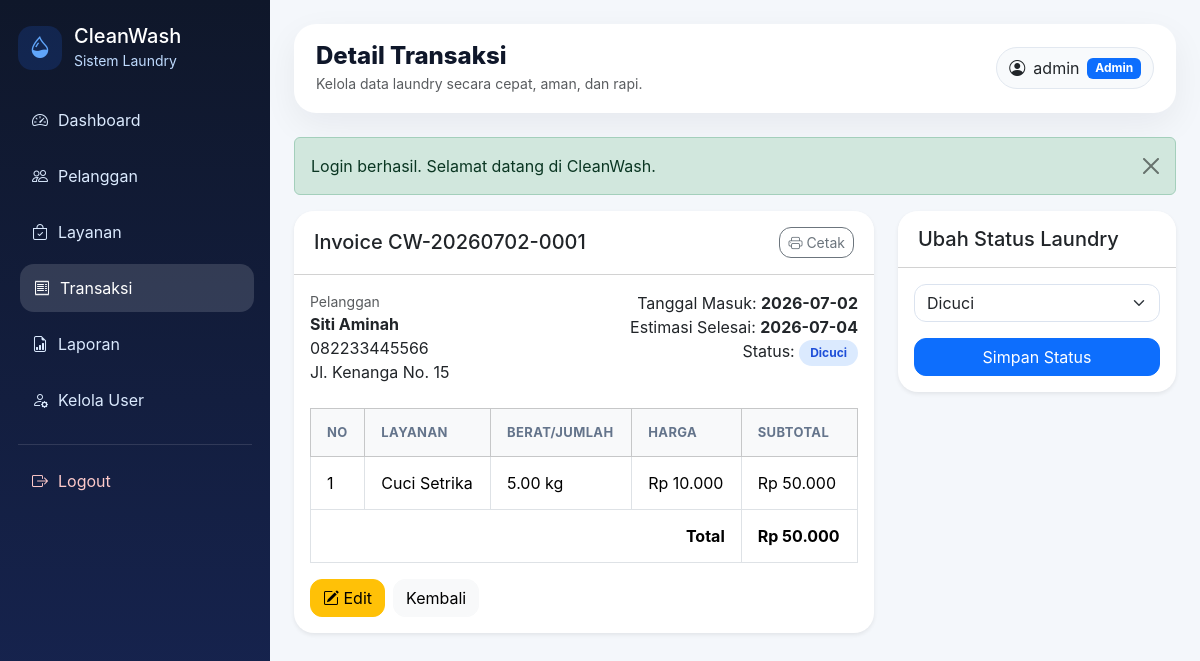
/index.php?page=admin/transaksi/detail&id=2 (signed in), run on the app's committed database.
### tables this page shows
CREATE TABLE `transaksi` (
  `id` int(11) NOT NULL,
  `kode_transaksi` varchar(30) NOT NULL,
  `pelanggan_id` int(11) NOT NULL,
  `tanggal_masuk` date NOT NULL,
  `tanggal_selesai_est` date NOT NULL,
  `status` enum('Menunggu','Dicuci','Dikeringkan','Disetrika','Selesai','Diambil') NOT NULL DEFAULT 'Menunggu',
  `total_harga` decimal(12,2) NOT NULL DEFAULT 0.00,
  `created_at` timestamp NOT NULL DEFAULT current_timestamp(),
  `updated_at` timestamp NOT NULL DEFAULT current_timestamp() ON UPDATE current_timestamp()
);

CREATE TABLE `pelanggan` (
  `id` int(11) NOT NULL,
  `user_id` int(11) NOT NULL,
  `nama` varchar(100) NOT NULL,
  `no_hp` varchar(20) NOT NULL,
  `alamat` text NOT NULL,
  `created_at` timestamp NOT NULL DEFAULT current_timestamp(),
  `updated_at` timestamp NOT NULL DEFAULT current_timestamp() ON UPDATE current_timestamp()
);

CREATE TABLE `detail_transaksi` (
  `id` int(11) NOT NULL,
  `transaksi_id` int(11) NOT NULL,
  `layanan_id` int(11) NOT NULL,
  `berat` decimal(8,2) NOT NULL,
  `harga` decimal(12,2) NOT NULL,
  `subtotal` decimal(12,2) NOT NULL,
  `created_at` timestamp NOT NULL DEFAULT current_timestamp()
);

CREATE TABLE `layanan` (
  `id` int(11) NOT NULL,
  `nama_layanan` varchar(100) NOT NULL,
  `satuan` varchar(20) NOT NULL DEFAULT 'kg',
  `harga` decimal(12,2) NOT NULL,
  `estimasi_hari` int(11) NOT NULL DEFAULT 2,
  `status` enum('Aktif','Nonaktif') NOT NULL DEFAULT 'Aktif',
  `created_at` timestamp NOT NULL DEFAULT current_timestamp(),
  `updated_at` timestamp NOT NULL DEFAULT current_timestamp() ON UPDATE current_timestamp()
);

### controllers/BaseController.php (called while the page is built, shortened)
<?php
abstract class BaseController
{
    protected function view(string $view, array $data = []): void
    {
        extract($data);
        $viewFile = __DIR__ . '/../views/' . $view . '.php';
        require __DIR__ . '/../views/layouts/header.php';
        require $viewFile;
        require __DIR__ . '/../views/layouts/footer.php';
    }
}

### controllers/TransaksiController.php (called while the page is built, shortened)
<?php
class TransaksiController extends BaseController
{
    private Transaksi $transaksiModel;
    public function __construct(mysqli $db, Auth $auth)
    {
        $this->transaksiModel = new Transaksi($db);
    }
    public function detail(): void
    {
        $id = (int)($_GET['id'] ?? 0);
        $data = $this->transaksiModel->getById($id);
        $this->view('admin/transaksi/detail', [
            'title' => 'Detail Transaksi',
            'data' => $data,
            'detail' => $this->transaksiModel->getDetail($id),
            'statuses' => Transaksi::STATUSES,
        ]);
    }
}

### index.php (called while the page is built, shortened)
<?php
require_once __DIR__ . '/config/helpers.php';
require_once __DIR__ . '/models/Transaksi.php';
require_once __DIR__ . '/controllers/BaseController.php';
require_once __DIR__ . '/controllers/AdminController.php';
require_once __DIR__ . '/controllers/TransaksiController.php';
try {
    $db = (new Database())->getConnection();
    $userModel = new User($db);
    $auth = new Auth($userModel);
    $page = $_GET['page'] ?? 'login';
    match ($page) {
        'login' => (new AuthController($db, $auth))->login(),
        'register' => (new AuthController($db, $auth))->register(),
        'logout' => (new AuthController($db, $auth))->logout(),
        'admin/dashboard' => (new AdminController($db, $auth))->dashboard(),
        'admin/pelanggan' => (new PelangganController($db, $auth))->index(),
        'admin/pelanggan/create' => (new PelangganController($db, $auth))->create(),
        'admin/pelanggan/edit' => (new PelangganController($db, $auth))->edit(),
        'admin/pelanggan/delete' => (new PelangganController($db, $auth))->delete(),
        'admin/layanan' => (new LayananController($db, $auth))->index(),
        'admin/layanan/create' => (new LayananController($db, $auth))->create(),
        'admin/layanan/edit' => (new LayananController($db, $auth))->edit(),
        'admin/layanan/delete' => (new LayananController($db, $auth))->delete(),
        'admin/transaksi' => (new TransaksiController($db, $auth))->index(),
        'admin/transaksi/create' => (new TransaksiController($db, $auth))->create(),
        'admin/transaksi/edit' => (new TransaksiController($db, $auth))->edit(),
        'admin/transaksi/detail' => (new TransaksiController($db, $auth))->detail(),
        'admin/transaksi/status' => (new TransaksiController($db, $auth))->updateStatus(),
        'admin/transaksi/delete' => (new TransaksiController($db, $auth))->delete(),
        'admin/laporan' => (new LaporanController($db, $auth))->index(),
        'admin/users' => (new UserController($db, $auth))->index(),
        'admin/users/role' => (new UserController($db, $auth))->updateRole(),
        'pelanggan/dashboard' => (new CustomerController($db, $auth))->dashboard(),
        'pelanggan/status' => (new CustomerController($db, $auth))->status(),
        'pelanggan/riwayat' => (new CustomerController($db, $auth))->riwayat(),
        'pelanggan/profil' => (new CustomerController($db, $auth))->profil(),
        default => redirect($auth->check() ? ($_SESSION['user']['role'] === 'admin' ? 'admin/dashboard' : 'pelanggan/dashboard') : 'login'),
    };
} catch (Throwable $e) {
    http_response_code(500);
    $message = e($e->getMessage());
    ?>
    <!doctype html>
    <html lang="id">
    <head>
        <meta charset="utf-8">
        <meta name="viewport" content="width=device-width, initial-scale=1">
        <title>Kesalahan Aplikasi - CleanWash</title>
        <link href="https://cdn.jsdelivr.net/npm/bootstrap@5.3.3/dist/css/bootstrap.min.css" rel="stylesheet">
        <link href="assets/css/style.css" rel="stylesheet">
    </head>
    <body class="bg-light">
        <div class="container py-5">
            <div class="row justify-content-center">
                <div class="col-lg-7">
                    <div class="card border-0 shadow-sm">
                        <div class="card-body p-4 p-md-5">
                            <h3 class="fw-bold text-danger mb-3">Aplikasi belum bisa dijalankan</h3>
                            <p class="mb-3"><?= $message ?></p>
                            <div class="alert alert-info">
                                <strong>Solusi cepat:</strong> pastikan MySQL XAMPP aktif dan database <code>db_laundry</code> sudah dibuat dengan menjalankan script <code>database/laundry.sql</code> melalui CMD/Shell XAMPP.
                            </div>
                            <a href="README.md" class="btn btn-primary">Lihat README</a>
                        </div>
                    </div>
                </div>
            </div>
        </div>
    </body>
    </html>
    <?php
}

### models/Transaksi.php (called while the page is built, shortened)
<?php
class Transaksi
{
    private mysqli $db;
    public function __construct(mysqli $db)
    {
        $this->db = $db;
    }
    public function getById(int $id): ?array
    {
        $sql = "SELECT t.*, p.nama AS nama_pelanggan, p.no_hp, p.alamat, u.email
                FROM transaksi t
                JOIN pelanggan p ON t.pelanggan_id = p.id
                JOIN users u ON p.user_id = u.id
                WHERE t.id = ? LIMIT 1";
        $stmt = $this->db->prepare($sql);
        $stmt->bind_param('i', $id);
        $stmt->execute();
        $row = $stmt->get_result()->fetch_assoc();
        return $row ?: null;
    }
    public function getDetail(int $transaksiId): array
    {
        $sql = "SELECT dt.*, l.nama_layanan, l.satuan
                FROM detail_transaksi dt
                JOIN layanan l ON dt.layanan_id = l.id
                WHERE dt.transaksi_id = ?
                ORDER BY dt.id ASC";
        $stmt = $this->db->prepare($sql);
        $stmt->bind_param('i', $transaksiId);
        $stmt->execute();
        return $stmt->get_result()->fetch_all(MYSQLI_ASSOC);
    }
}

### views/admin/transaksi/detail.php (the view, shortened to what this page needs)
<div class="row g-4">
    <div class="col-lg-8">
        <div class="card border-0 shadow-sm">
            <div class="card-header bg-white d-flex justify-content-between align-items-center">
                <h5 class="mb-0">Invoice <?= e($data['kode_transaksi']) ?></h5>
                <button class="btn btn-outline-secondary btn-sm" onclick="window.print()"><i class="bi bi-printer"></i> Cetak</button>
            </div>
            <div class="card-body">
                <div class="row mb-4">
                    <div class="col-md-6">
                        <div class="text-muted small">Pelanggan</div>
                        <div class="fw-bold"><?= e($data['nama_pelanggan']) ?></div>
                        <div><?= e($data['no_hp']) ?></div>
                        <div><?= e($data['alamat']) ?></div>
                    </div>
                    <div class="col-md-6 text-md-end">
                        <div>Tanggal Masuk: <strong><?= e($data['tanggal_masuk']) ?></strong></div>
                        <div>Estimasi Selesai: <strong><?= e($data['tanggal_selesai_est']) ?></strong></div>
                        <div>Status: <span class="badge status-badge status-<?= strtolower($data['status']) ?>"><?= e($data['status']) ?></span></div>
                    </div>
                </div>
                <div class="table-responsive">
                    <table class="table table-bordered">
                        <thead class="table-light"><tr><th>No</th><th>Layanan</th><th>Berat/Jumlah</th><th>Harga</th><th>Subtotal</th></tr></thead>
                        <tbody>
                        <?php foreach ($detail as $i => $row): ?>
                            <tr>
                                <td><?= $i + 1 ?></td>
                                <td><?= e($row['nama_layanan']) ?></td>
                                <td><?= e($row['berat']) ?> <?= e($row['satuan']) ?></td>
                                <td><?= rupiah($row['harga']) ?></td>
                                <td><?= rupiah($row['subtotal']) ?></td>
                            </tr>
                        <?php endforeach; ?>
                        </tbody>
                        <tfoot><tr><th colspan="4" class="text-end">Total</th><th><?= rupiah($data['total_harga']) ?></th></tr></tfoot>
                    </table>
                </div>
                <div class="d-flex gap-2 no-print">
                    <a class="btn btn-warning" href="index.php?page=admin/transaksi/edit&id=<?= e($data['id']) ?>"><i class="bi bi-pencil-square"></i> Edit</a>
                    <a class="btn btn-light" href="index.php?page=admin/transaksi">Kembali</a>
                </div>
            </div>
        </div>
    </div>
    <div class="col-lg-4 no-print">
        <div class="card border-0 shadow-sm">
            <div class="card-header bg-white"><h5 class="mb-0">Ubah Status Laundry</h5></div>
            <div class="card-body">
                <form method="post" action="index.php?page=admin/transaksi/status">
                    <select name="status" class="form-select mb-3">
                        <?php foreach ($statuses as $status): ?>
                            <option value="<?= e($status) ?>" <?= selected($data['status'], $status) ?>><?= e($status) ?></option>
                        <?php endforeach; ?>
                    </select>
                    <button class="btn btn-primary w-100" type="submit">Simpan Status</button>
                </form>
            </div>
        </div>
    </div>
</div>

### assets/css/style.css (style rules this page uses)
:root { --primary: #2563eb; --primary-dark: #1e40af; --bg-soft: #f4f7fb; --sidebar: #0f172a; --text-muted: #64748b; }
* { box-sizing: border-box; }
body { background: var(--bg-soft); font-family: Inter, system-ui, -apple-system, BlinkMacSystemFont, "Segoe UI", sans-serif; }
.card { border-radius: 20px; overflow: hidden; }
.card-header { padding: 16px 20px; }
.table thead th { font-size: 13px; text-transform: uppercase; letter-spacing: .03em; color: #64748b; }
.table td, .table th { padding: 14px 16px; }
.btn { border-radius: 12px; }
.form-control, .form-select { border-radius: 12px; border-color: #dbe3ef; }
.status-badge { border-radius: 999px; padding: 7px 11px; }
.status-dicuci { background: #dbeafe; color: #1d4ed8; }

### data on the page
transaksi: kode_transaksi "CW-20260702-0001", pelanggan.nama "Siti Aminah", pelanggan.no_hp "082233445566", pelanggan.alamat "Jl. Kenanga No. 15", tanggal_masuk "2026-07-02", tanggal_selesai_est "2026-07-04", status "Dicuci", total_harga "Rp 50.000"
detail_transaksi: layanan.nama_layanan "Cuci Setrika", berat "5.00", layanan.satuan "kg", harga "Rp 10.000", subtotal "Rp 50.000"

### other printed values
$title "Detail Transaksi"
$user['username'] "admin"
$user['role'] "Admin"
$message "Login berhasil. Selamat datang di CleanWash."
